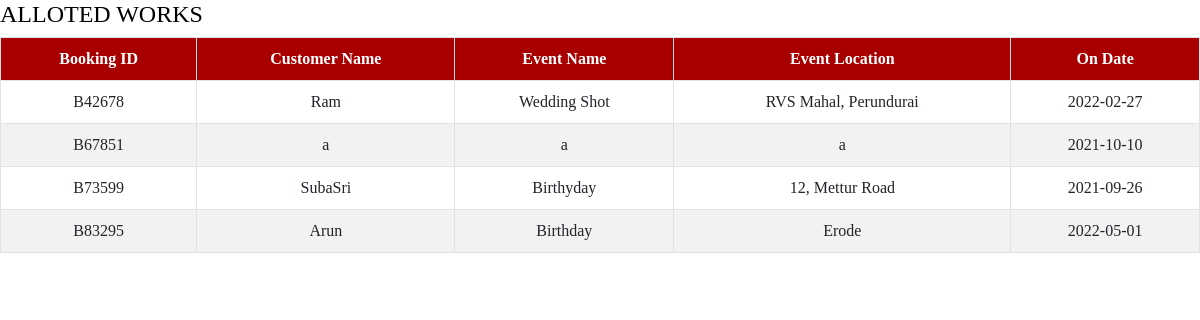
The page /ViewAlloted.php (signed in) on the database its author committed.
### tables this page shows
CREATE TABLE IF NOT EXISTS `bookingtable` (
  `BookingID` varchar(10) NOT NULL,
  `TariffID` int(11) NOT NULL,
  `CustomerName` varchar(50) NOT NULL,
  `EventName` varchar(50) NOT NULL,
  `EventLocation` varchar(300) NOT NULL,
  `OnDate` date NOT NULL,
  `ContactNo` varchar(10) NOT NULL,
  `EmailID` varchar(30) NOT NULL,
  `PhotographyCharges` decimal(8,2) NOT NULL,
  `AlbumCharges` decimal(8,2) NOT NULL,
  `TotalCharge` decimal(8,2) NOT NULL,
  `Status` varchar(20) NOT NULL,
  `EmpID` varchar(10) NOT NULL,
  PRIMARY KEY (`BookingID`)
);

### ViewAlloted.php (the view, shortened to what this page needs)
<html>
<head>
<link rel="stylesheet" href="css/bootstrap.min.css">
  <link rel="stylesheet" href="css/all.css">
  <link rel="stylesheet" type="text/css" href="style.css" />
</head>
	<h4>ALLOTED WORKS<h4>
	<form action="" method="POST">
	<table class="table table-bordered table-striped table-hover" align="center">
		<tr><th>Booking ID</th><th>Customer Name</th><th>Event Name</th><th>Event Location</th><th>On Date</th></tr>
		<?php
		$query = mysql_query("Select * From BookingTable Where Status != 'PENDING' and EmpID = '". $_SESSION["username"] ."'  ",$con);
		While($r = mysql_fetch_array($query))
		{
			echo "<tr><td>" . $r['BookingID'] . "</td><td>" . $r['CustomerName'] . "</td><td>" . $r['EventName'] . "</td><td>" . $r['EventLocation'] . "</td><td>" . $r['OnDate'] . "</td></tr>";
		}
		?>
	</table>
	</form>
</body>
</html>

### Style.css (style rules this page uses)
body,html { margin:0; padding: 0; color:black; font-size: 12pt; font-family: Calibri; background-image:url('bg.png'); }
div, table { text-align:center; }
th { background-color: #a80000; color: white; }

### rows shown on the page
bookingtable: BookingID "B42678", CustomerName "Ram", EventName "Wedding Shot", EventLocation "RVS Mahal, Perundurai", OnDate "2022-02-27"
bookingtable: BookingID "B67851", CustomerName "a", EventName "a", EventLocation "a", OnDate "2021-10-10"
bookingtable: BookingID "B73599", CustomerName "SubaSri", EventName "Birthyday", EventLocation "12, Mettur Road", OnDate "2021-09-26"
bookingtable: BookingID "B83295", CustomerName "Arun", EventName "Birthday", EventLocation "Erode", OnDate "2022-05-01"
